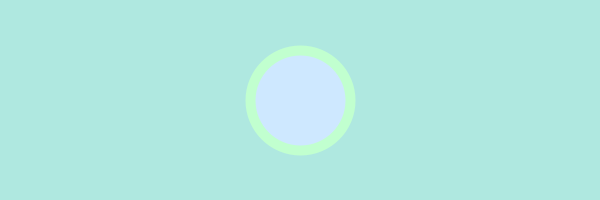
Frame 1 (no input)
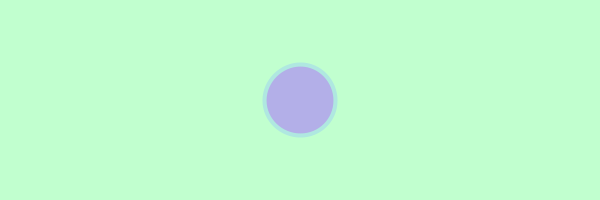
Frame 60 (the mouse pressed at the canvas centre just before this capture)
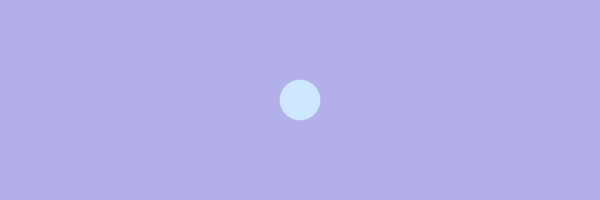
Frame 120 (the mouse held since frame 60 and released just before this capture)

The Processing sketch that drew these frames (run headless with seeded random() and noise(); from frame 60 on, the mouse is pressed at the canvas centre):

// Processing sketch: processing_160018
// ── processing_160018.pde

// Ex06_04

color[] rainbow   = {#FFFFCD, #CC5C54, #F69162, #85A562, #7AB5DB};
color[] chemistry = {#0C2550, #A3D0C1, #FDF6DD, #FEE406, #F4651C};
color[] kitties   = {#302F2F, #74AD92, #F07F47, #FFAA42, #FFE224};
color[] beach     = {#D9C6B0, #314650, #2D4761, #45718C, #B6E1F2};
color[] cottage   = {#C3CCC8, #442412, #475D1C, #859356, #B9961C};
color[] minard    = {#666666, #607F9C, #E9CCAE, #FFFFF3, #D01312};
color[] nature    = {#9326FF, #2D42E8, #3EC7FF, #2DE8AB, #32FF38};
color[] pastel    = {#E8B5FF, #B3AFE8, #CEE8FF, #AFE8E0, #C1FFCF};
color[] palette   = pastel;

int choice;
int p1 = 1;
int p2 = 2;

float x;
float y;
float d = 100;
float b = 10;

void setup(){
  size(600, 200);
  smooth();
  x = width/2;
  y = height/2;
}

void draw(){
  background(palette[int(random(1,5))]);
  fill(palette[int(random(1,5))]);
  stroke(palette[int(random(1,5))]);
  strokeWeight(b);
  frameRate(5);
  ellipse(x, y, d, d);
  ellipseMode(CENTER);
  
  if(mouseX > width/2){
    d += .5;
  } else {
    d -= .5;
  }
  
  b = (mouseY > (height/2)) ? b + .1 : b - .1;
  b = constrain(b, 0, 50);
}

void keyPressed(){
  p1 = int(random(1, 5));
  p2 = int(random(1, 5));
  
  int choice = key;
  switch(choice){
    case 49:
      palette = rainbow;
      break;
    case 50:
      palette = chemistry;
      break;
    case 51:
      palette = kitties;
      break;
    case 52:
      palette = beach;
      break;
    case 53:
      palette = cottage;
      break;
    case 54:
      palette = minard;
      break;
  }
}
